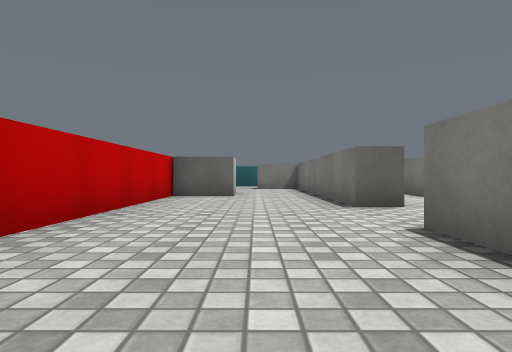
View 1 (above)

15 first-person views from a walk through a Unity game level. The camera is 0.51 m above the floor, looks level and sees 75° across. The floor is counted in squares, 1 m on a side. Each view is taken from the middle of a square. On the plan, view 1 faces up. The plan holds only what a view shows up to about 9 squares ahead; the rest is blank. The place goes on beyond the plan. The player character is not drawn. Surface patterns are stand-ins for the level's own textures.

View 2
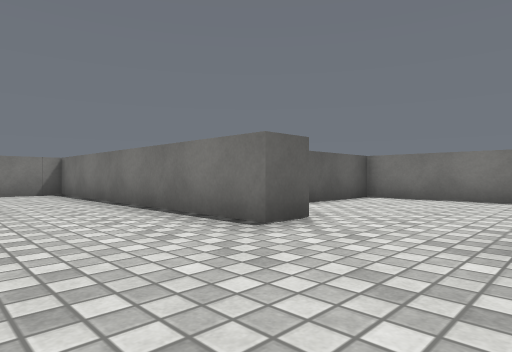

View 3
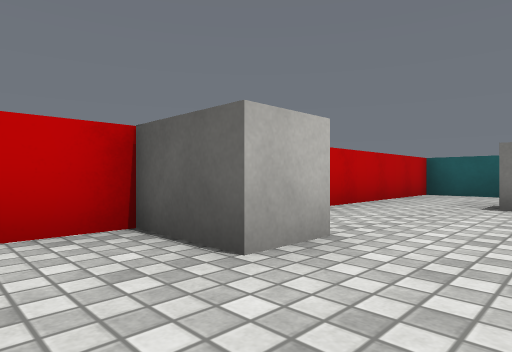

View 4
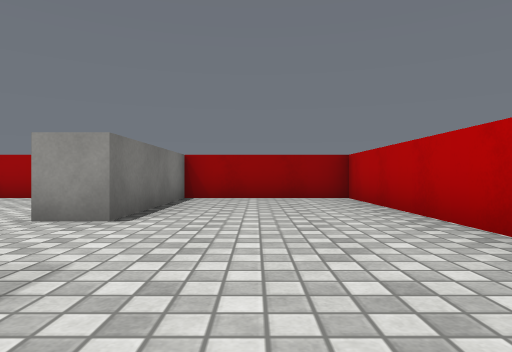

View 5
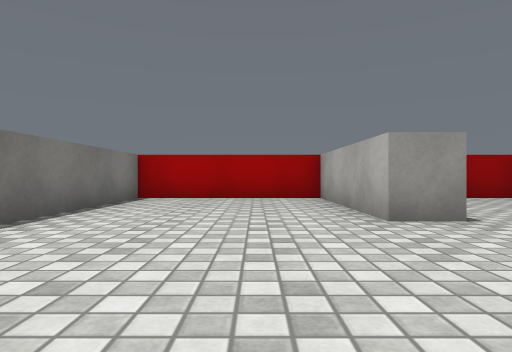

View 6
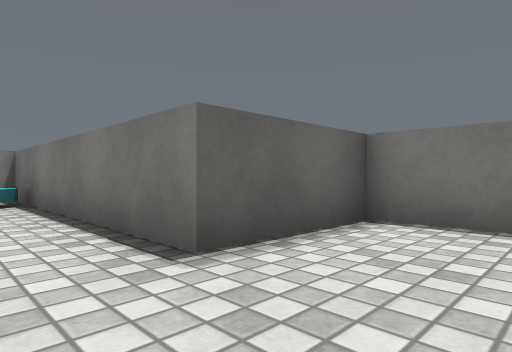

View 7
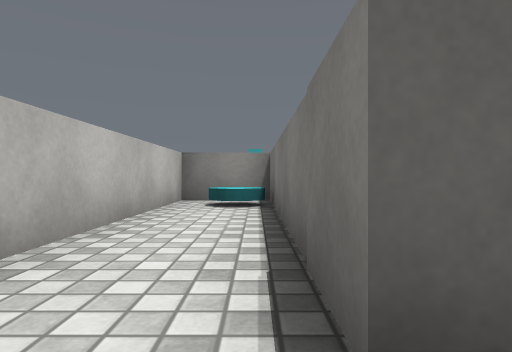

View 8
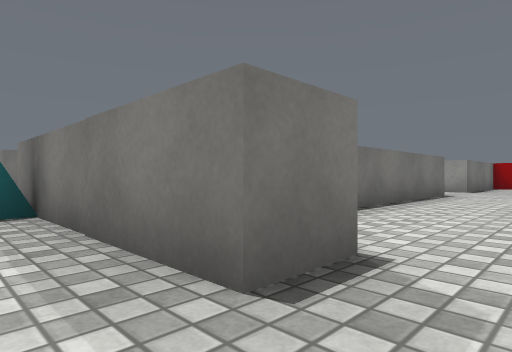

View 9
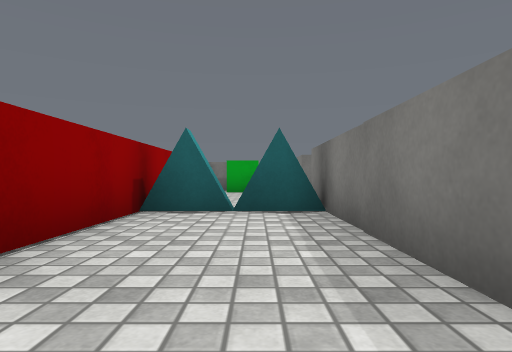

View 10
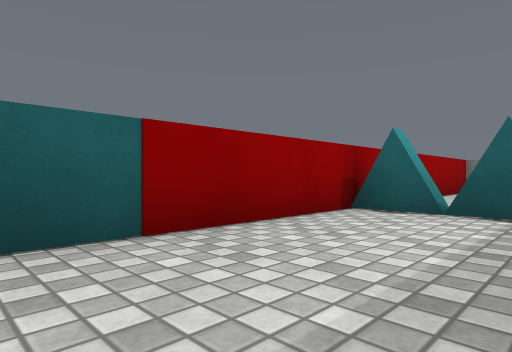

View 11
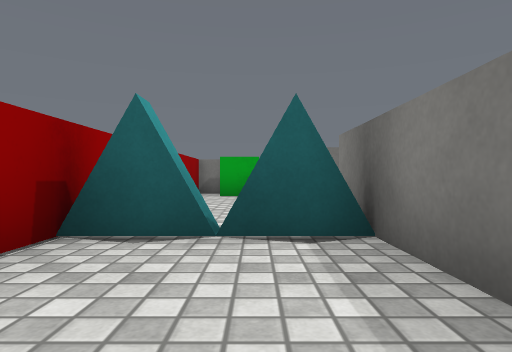

View 12
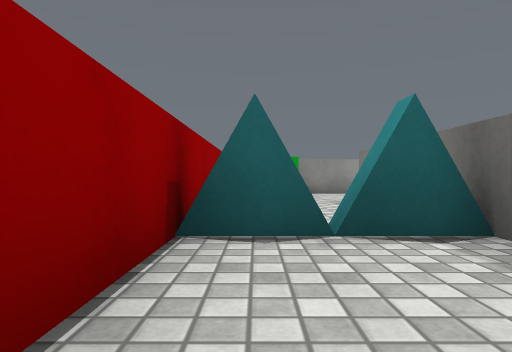

View 13
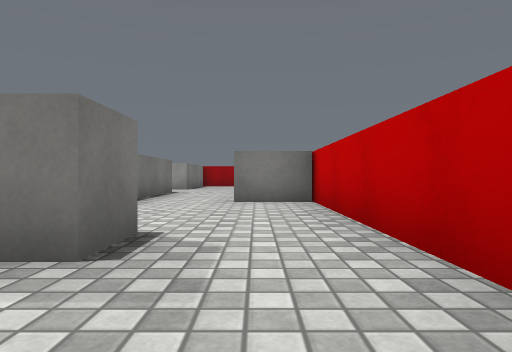

View 14
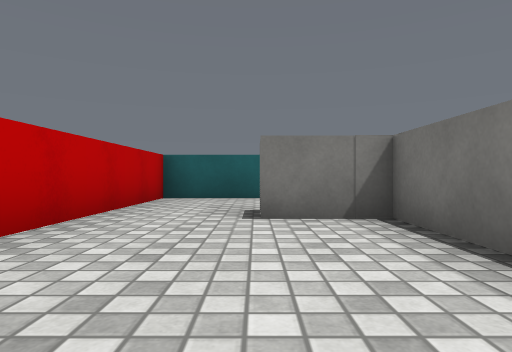

View 15
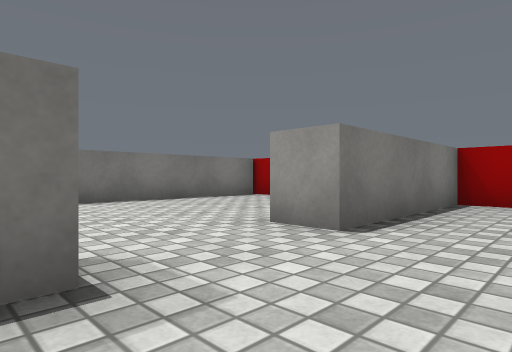

### Floor plan
Points are (right, up) in squares from view 1. A wall is a line through its corners. A room is listed if a view was taken in it or the views show most of it. See-through windows are left out.
Room 1 (views 1, 2, 3, 4, 8, 9, 10, 11, 12, 13, 14, 15)
walls: (2, 14) (5.1, 14); (2.5, 5.5) (1.6, 5.5) (1.6, 13) (1.1, 13); (6.7, 13.5) (6.7, 14) (7.8, 14); (-2.1, 16.5) (-2.1, -0.7) (1.6, -0.7) (1.6, 3.3) (2.4, 3.3); (9.5, 16.7) (0.4, 16.7)
ways out: opening at (2, 4.5) to room 2
objects: white block (-2, 9) to (-1, 9); cyan block (-2, 17) to (0, 17); white block (0, 13) to (1, 14); spikes (4, 15) to (4, 16)
Room 2 (views 5, 6, 7)
walls: (2.4, 3.3) (2.4, -0.7) (6.7, -0.7) (6.7, 6.8) (4.3, 6.8) (4.3, 13) (2.4, 13) (2.4, 8)
ways out: opening at (2, 4.5) to room 1
objects: cyan disc (4, 12)

Where each view was taken, in squares from view 1:
view 1: 0 up, 0 right, facing up
view 2: 3 up, 1 left, facing up-right
view 3: 7 up, 1 right, facing up-left
view 4: 7 up, 0 right, facing down
view 5: 7 up, 4 right, facing down
view 6: 5 up, 3 right, facing up-right
view 7: 6 up, 4 right, facing up
view 8: 15 up, 1 left, facing down-right
view 9: 15 up, 1 left, facing right
view 10: 14 up, 1 left, facing up-right
view 11: 15 up, 1 right, facing right
view 12: 16 up, 1 right, facing right
view 13: 16 up, 1 left, facing down
view 14: 9 up, 0 right, facing up
view 15: 6 up, 0 right, facing down-right
